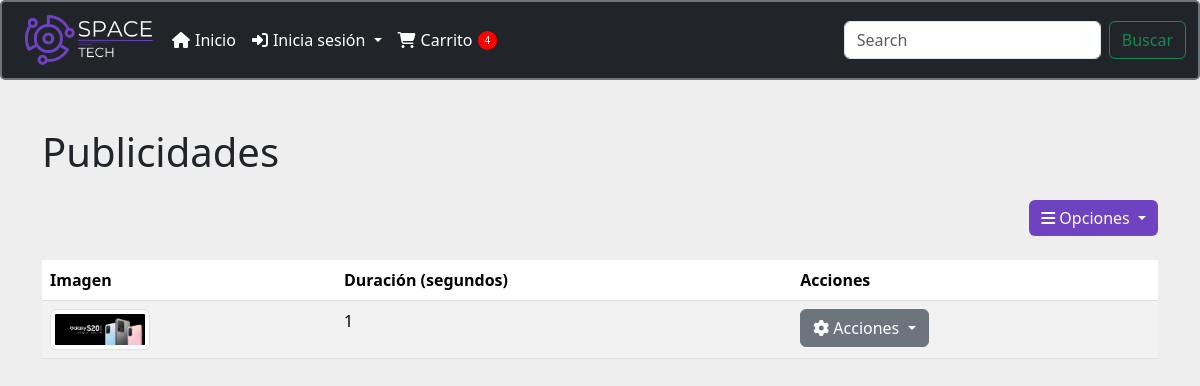
Screenshot of /publicidades/ (signed in) with the database file from the repository.
### menu/models.py (models this page shows, shortened)
class Publicidad(models.Model):
    imagen = models.ImageField(upload_to='publicidad/')
    activa = models.BooleanField(default=True)
    duracion = models.IntegerField(default=5)  # Duración en segundos

### menu/views.py (the view)
# urls.py: path('publicidades/', listar_publicidades, name='listar_publicidades'),
@login_required
def listar_publicidades(request):
    publicidades = Publicidad.objects.all()
    return render(request, 'listar_publicidades.html', {'publicidades': publicidades})

### menu/context_processors.py (called while the page is built)
def carrito_items_count(request):
    if request.user.is_authenticated:
        cart, created = Cart.objects.get_or_create(user=request.user)
        carrito_items_count = CartItem.objects.filter(cart=cart).aggregate(total_quantity=Sum('quantity'))['total_quantity'] or 0
    else:
        carrito_items_count = 0
    return {
        'carrito_items_count': carrito_items_count
    }

### menu/templates/listar_publicidades.html (shortened to what this page needs)
{% load static %}
<!DOCTYPE html>
<html lang="en">
<head>
    <link rel="stylesheet" href="https://cdn.jsdelivr.net/npm/bootstrap@5.3.3/dist/css/bootstrap.min.css">
    <link rel="stylesheet" href="https://cdnjs.cloudflare.com/ajax/libs/font-awesome/6.0.0-beta3/css/all.min.css">
</head>
<body>
    {% include "plantilla/menu.html" %}
    <div class="container mt-5">
        <h1 class="mb-4">Publicidades</h1>
        <div class="d-flex justify-content-end mb-4">
            <div class="dropdown">
                <button class="btn btn-primary dropdown-toggle" type="button" id="dropdownMenuButton" data-bs-toggle="dropdown" aria-expanded="false">
                    <i class="fas fa-bars"></i> Opciones
                </button>
            </div>
        </div>
        <table class="table table-striped">
            <thead>
                <tr>
                    <th>Imagen</th>
                    <th>Duración (segundos)</th>
                    <th>Acciones</th>
                </tr>
            </thead>
            <tbody>
                {% for publicidad in publicidades %}
                <tr>
                    <td>
                        {% if publicidad.imagen %}
                            <img src="{{ publicidad.imagen.url }}" class="img-thumbnail" style="width: 100px;">
                        {% else %}
                            No Image
                        {% endif %}
                    </td>
                    <td>{{ publicidad.duracion }}</td>
                    <td>
                        <div class="dropdown">
                            <button class="btn btn-secondary dropdown-toggle" type="button" id="dropdownMenuButton{{ publicidad.id }}" data-bs-toggle="dropdown" aria-expanded="false">
                                <i class="fas fa-cog"></i> Acciones
                            </button>
                        </div>
                    </td>
                </tr>
                {% endfor %}
            </tbody>
        </table>
    </div>
</body>
</html>

### menu/templates/listar_publicidades.html (style rules this page uses)
.dropdown-toggle::after { display: none; }

### menu/templates/plantilla/menu.html (style rules this page uses)
.btn-primary { background-color: #6f42c1; border: none; }

### rows the page displays
Publicidad: imagen (picture), duracion "1"

### other values shown
{{ carrito_items_count }} "4"
